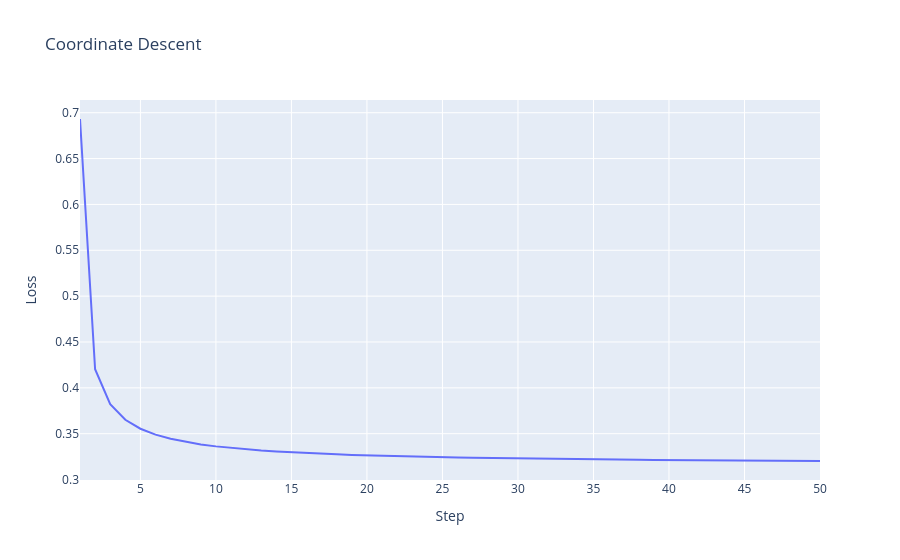

Here is the notebook cell this chart was saved with:
### Code cell
w, losses = train(np.zeros(X.shape[1]), X.to_numpy(), Y.to_numpy(), T=50)
px.line(x=np.arange(len(losses))+1, y=losses, title="Coordinate Descent", labels={"x": "Step", "y": "Loss"})

### Figure 1 — Plotly figure (JSON) as saved in the notebook; plotly's stock layout.template omitted (floating-point values rounded to 4 significant figures)
{"data": [{"hovertemplate": "Step=%{x}<br>Loss=%{y}<extra></extra>", "legendgroup": "", "line": {"color": "#636efa", "dash": "solid"}, "marker": {"symbol": "circle"}, "mode": "lines", "name": "", "orientation": "v", "showlegend": false, "type": "scatter", "x": [1, 2, 3, 4, 5, 6, 7, 8, 9, 10, 11, 12, 13, 14, 15, 16, 17, 18, 19, 20, 21, 22, 23, 24, 25, 26, 27, 28, 29, 30, 31, 32, 33, 34, 35, 36, 37, 38, 39, 40, 41, 42, 43, 44, 45, 46, 47, 48, 49, 50], "xaxis": "x", "y": [0.6931, 0.4203, 0.3822, 0.3652, 0.3554, 0.349, 0.3444, 0.341, 0.3383, 0.3362, 0.3344, 0.3329, 0.3317, 0.3306, 0.3297, 0.3289, 0.3281, 0.3275, 0.3269, 0.3264, 0.3259, 0.3255, 0.3251, 0.3247, 0.3244, 0.3241, 0.3238, 0.3235, 0.3233, 0.323, 0.3228, 0.3226, 0.3224, 0.3222, 0.322, 0.3219, 0.3217, 0.3216, 0.3214, 0.3213, 0.3212, 0.321, 0.3209, 0.3208, 0.3207, 0.3206, 0.3205, 0.3204, 0.3203, 0.3202], "yaxis": "y"}], "layout": {"legend": {"tracegroupgap": 0}, "title": {"text": "Coordinate Descent"}, "xaxis": {"anchor": "y", "domain": [0, 1], "title": {"text": "Step"}}, "yaxis": {"anchor": "x", "domain": [0, 1], "title": {"text": "Loss"}}}}
